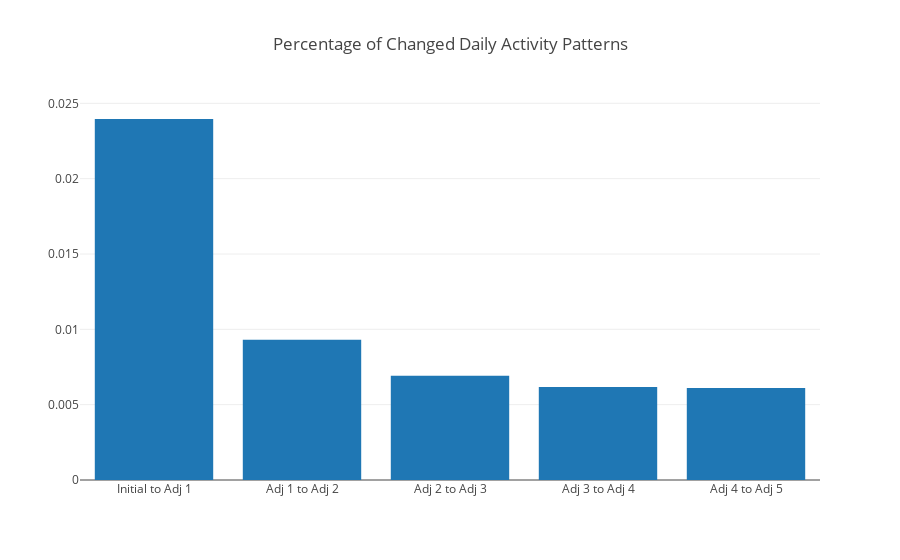

Source (notebook cell):
### Code cell
dap_changes = pd.DataFrame()
total = len(idap)
counter = 0
for ix, row in idap.iterrows():
    if row['PREDICTION'] != row['PREDICTION_ADJ_1']:
        counter += 1
dap_changes = dap_changes.append(pd.DataFrame(['Initial to Adj 1', counter/total]).T)

counter = 0
for ix, row in idap.iterrows():
    if row['PREDICTION_ADJ_1'] != row['PREDICTION_ADJ_2']:
        counter += 1
dap_changes = dap_changes.append(pd.DataFrame(['Adj 1 to Adj 2', counter/total]).T)

counter = 0
for ix, row in idap.iterrows():
    if row['PREDICTION_ADJ_2'] != row['PREDICTION_ADJ_3']:
        counter += 1
dap_changes = dap_changes.append(pd.DataFrame(['Adj 2 to Adj 3', counter/total]).T)

counter = 0
for ix, row in idap.iterrows():
    if row['PREDICTION_ADJ_3'] != row['PREDICTION_ADJ_4']:
        counter += 1
dap_changes = dap_changes.append(pd.DataFrame(['Adj 3 to Adj 4', counter/total]).T)

counter = 0
for ix, row in idap.iterrows():
    if row['PREDICTION_ADJ_4'] != row['PREDICTION_ADJ_5']:
        counter += 1
dap_changes = dap_changes.append(pd.DataFrame(['Adj 4 to Adj 5', counter/total]).T)

dap_changes.columns = ['Phase', 'Change Count']
dap_changes.reset_index(inplace=True)
init_notebook_mode(connected=True)
trace1 = go.Bar(
            x=dap_changes['Phase'],
            y=dap_changes['Change Count']
) 

data = [trace1]
layout = go.Layout(
    title='Percentage of Changed Daily Activity Patterns'
)

fig = go.Figure(data=data, layout=layout)
iplot(fig)

### Figure 1 — Plotly figure (JSON) as saved in the notebook; plotly's stock layout.template omitted (floating-point values rounded to 4 significant figures)
{"data": [{"type": "bar", "x": ["Initial to Adj 1", "Adj 1 to Adj 2", "Adj 2 to Adj 3", "Adj 3 to Adj 4", "Adj 4 to Adj 5"], "y": [0.02396, 0.009301, 0.00692, 0.006176, 0.006102]}], "layout": {"title": "Percentage of Changed Daily Activity Patterns"}}
